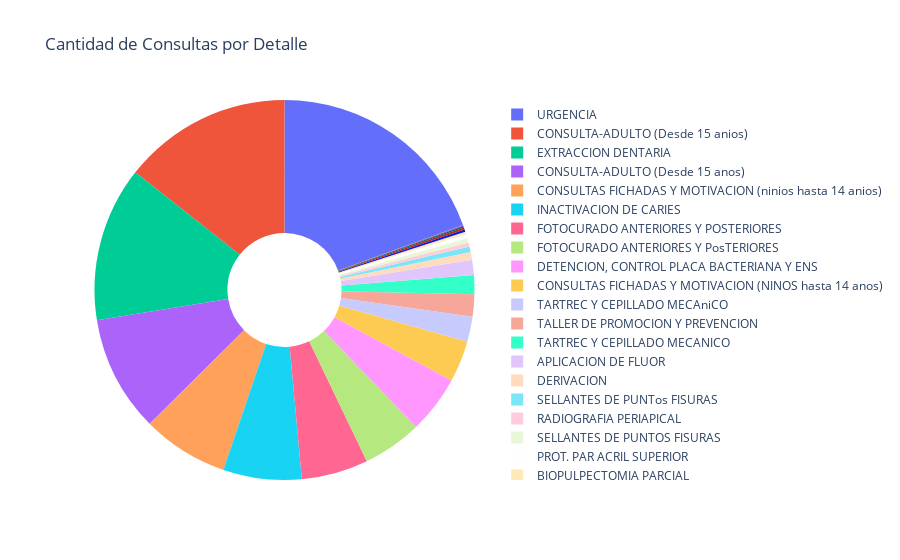

Notebook cell for this chart:
### Code cell
import pandas as pd
import plotly.express as px

# Supongamos que tienes tu DataFrame llamado 'df' con los datos
# ... (procesa los datos como se mostró anteriormente)

# Eliminar filas con 'detalle' igual a '#¡REF!'
df = df[df['detalle'] != '#¡REF!']

# Calcular la cantidad de consultas por detalle
atenciones_detalle = df.groupby(['detalle'])['consulta_cantidad'].sum().reset_index()

# Crear el gráfico de dona sin etiquetas de porcentaje
fig = px.pie(atenciones_detalle, names='detalle', values='consulta_cantidad',
             title='Cantidad de Consultas por Detalle',
             hole=0.3,  # Agregar un agujero en el centro para hacerlo un gráfico de dona
             )

# Eliminar las etiquetas de porcentaje
fig.update_traces(textinfo='none')

# Mostrar el gráfico interactivo
fig.show()

# Guardar la imagen en formato PNG para PowerPoint
fig.write_image("grafico_consultas_detalle_dona_sin_porcentaje.png")

### Figure 1 — Plotly figure (JSON) as saved in the notebook; plotly's stock layout.template omitted (floating-point values rounded to 4 significant figures)
{"data": [{"domain": {"x": [0, 1], "y": [0, 1]}, "hole": 0.3, "hovertemplate": "detalle=%{label}<br>consulta_cantidad=%{value}<extra></extra>", "labels": ["APLICACION DE FLUOR", "BIOPULPECTOMIA PARCIAL", "CONSULTA-ADULTO (Desde 15 anios)", "CONSULTA-ADULTO (Desde 15 anos)", "CONSULTAS FICHADAS Y MOTIVACION (NINOS hasta 14 anos)", "CONSULTAS FICHADAS Y MOTIVACION (ninios hasta 14 anios)", "DERIVACION", "DETENCION, CONTROL PLACA BACTERIANA Y ENS", "EXTRACCION DENTARIA", "EXTRACION DIENTES CON RETENCION OSEA", "EXTRACION DIENTES CON RETENCION osEA", "FOTOCURADO ANTERIORES Y POSTERIORES", "FOTOCURADO ANTERIORES Y PosTERIORES", "INACTIVACION DE CARIES", "PROT. PAR ACRIL INFERIOR", "PROT. PAR ACRIL SUPERIOR", "RADIOGRAFIA PERIAPICAL", "SELLANTES DE PUNTOS FISURAS", "SELLANTES DE PUNTos FISURAS", "TALLER DE PROMOCION Y PREVENCION", "TARTREC Y CEPILLADO MECANICO", "TARTREC Y CEPILLADO MECAniCO", "TRATAMIENTO DE DIENTES PRIMARIOS CON FORM", "TRATAMIENTO DE DIENTES PRIMARIos CON FORM", "TRATAMIENTO MULTIRRACIDULAR", "TRATAMIENTO UNIRRADICULAR", "TRATAMIENTO UniRRADICULAR", "URGENCIA"], "legendgroup": "", "name": "", "showlegend": true, "textinfo": "none", "type": "pie", "values": [1132, 202, 12520, 8618, 3067, 6401, 572, 4276, 11480, 1, 4, 4949, 4394, 5811, 15, 306, 314, 310, 402, 1650, 1405, 1863, 158, 160, 28, 103, 44, 16939]}], "layout": {"legend": {"tracegroupgap": 0}, "title": {"text": "Cantidad de Consultas por Detalle"}}}
